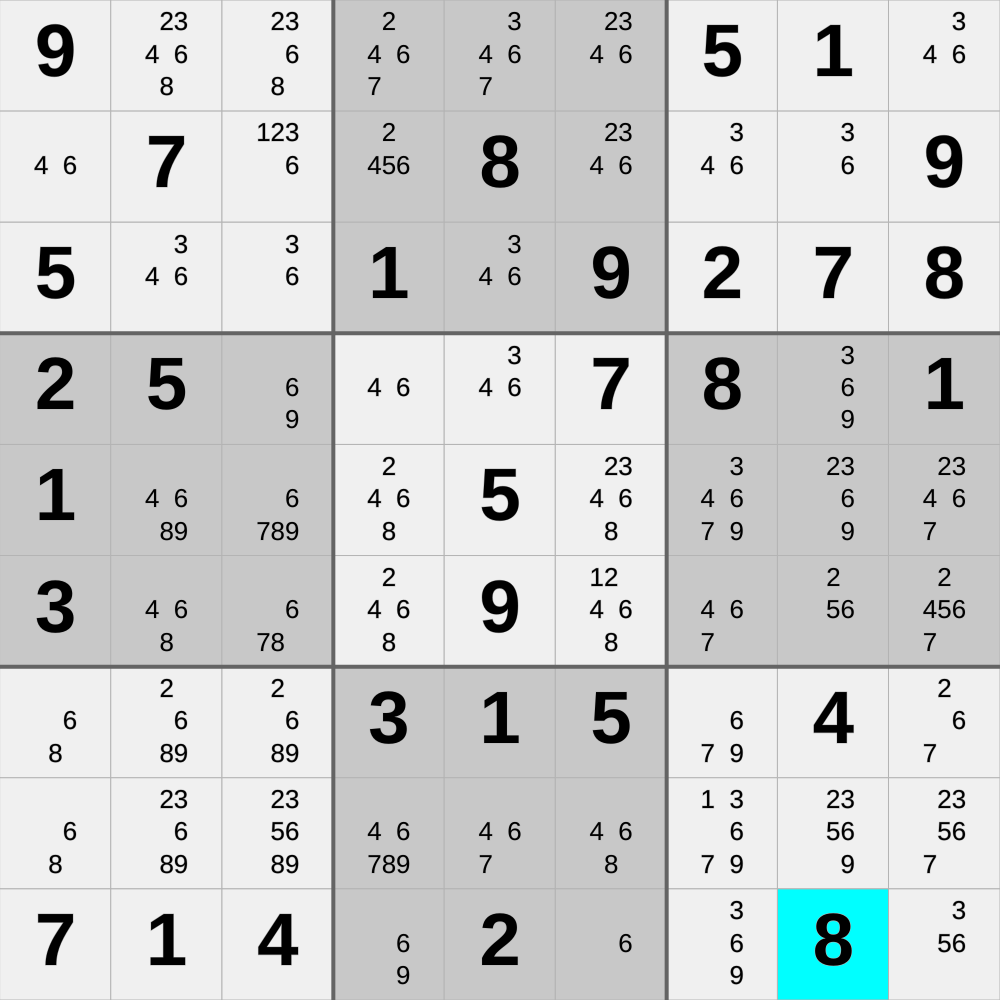
Frame 1 (no input)
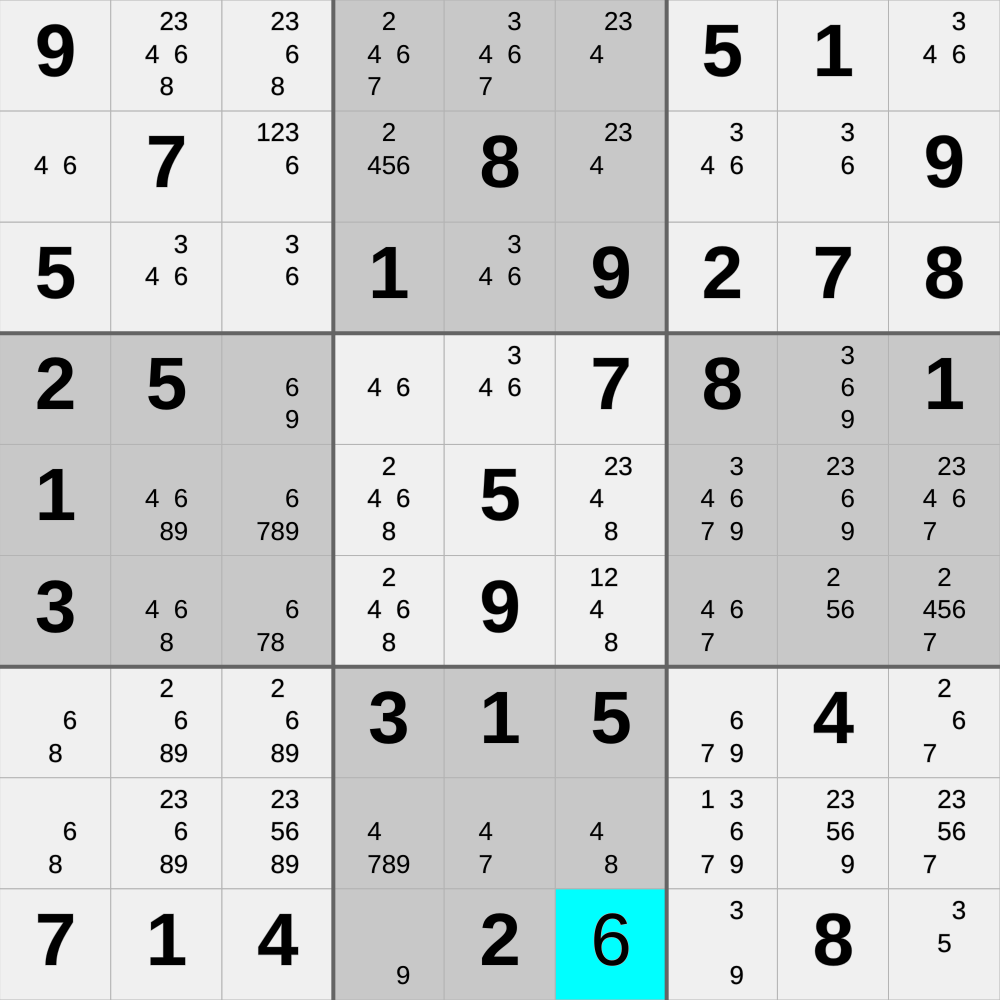
Frame 2 (the mouse pressed at the canvas centre, redrawn once)

The p5.js sketch that drew these frames (run headless with seeded random() and noise() and a simulated clock; the mouse was pressed at the canvas centre and the sketch redrawn once):

// p5.js sketch
// ── sketch.js
let board = [];
let size = 50;
let selected = [5, 5];
let way = 0;

let numbersToFill = [];

function setup() {
  puzzleChoice(1);
  
  if (windowWidth < windowHeight)
    size = windowWidth / 9;
  else
    size = windowHeight / 9;

  createCanvas(size * 9, size * 9);

  for (y = 0; y < 9; y++) {
    for (x = 0; x < 9; x++) {
      let cell = new Cell();
      cell.X = x;
      cell.Y = y;
      board.push(cell);
    }
  }

  for (y = 0; y < 9; y++) {
    for (x = 0; x < 9; x++) {
      let num = numbersToFill[y][x];

      if (num == 0) {
        //writeNumber(x, y, num);
      } else {
        writeConstNumber(x, y, num);
      }
    }
  }

  textAlign(CENTER, CENTER);
  textSize(size * 2 / 3);
  noLoop();
}

function draw() {
  //print("draw");
  background(220);

  for (i = 0; i < board.length; i++) {
    board[i].show(size);
  }

  stroke(100);
  noFill();
  strokeWeight(4);
  rect(-4, size * 3, size * 9 + 8, size * 3);
  rect(size * 3, -4, size * 3, size * 9 + 8);
  strokeWeight(1);

  push();
  stroke(150, 150, 150, 255);
  textSize(size * 1.2);
  //text("@Kooondziu", width / 2, height / 2);
  pop();

  //solve();
}

function mousePressed() {
  switch (way) {
    case 0:
      print("af: " + allField());
      break;
    case 1:
      print("ac: " + allColumns());
      break;
    case 2:
      print("ar: " + allRows());
      break;
    case 3:
      print("as: " + allSquares());
      break;
  }

  draw();

  if (true == true) {
    way++;

    if (way > 3)
      way = 0;
  } else {
    way = 0; 
  }
}

function writeNumber(x, y, number) {
  selected = [x, y];
  let index = (y * 9) + x;
  board[index].write(number);

  for (let i = 0; i < 9; i++) {
    board[(y * 9) + i].possibleNumbers[number - 1] = 0;
    board[(i * 9) + x].possibleNumbers[number - 1] = 0;
  }

  let bigX = int(x / 3);
  let bigY = int(y / 3);

  bigX *= 3;
  bigY *= 3;

  for (let i = bigX; i < (bigX + 3); i++) {
    for (let j = bigY; j < (bigY + 3); j++) {
      board[(j * 9) + i].possibleNumbers[number - 1] = 0;
    }
  }
}

function writeConstNumber(x, y, number) {
  let index = (y * 9) + x;
  board[index].const = true;
  writeNumber(x, y, number);
}

function solve() {
  //print("solve");
  //allSingleCells();
}

function allRows() {
  let succes = false;
  for (let i = 0; i < 9; i++) {
    for (let n = 0; n < 9; n++) {
      succes = row(i, n);
      if (succes == true)
        return true;
    }
  }

  return false;
}

function row(y, number) {
  let index;
  let counter = 0;
  let position = -1;

  for (let i = 0; i < 9; i++) {
    index = (y * 9) + i;

    if (board[index].number == 0) {
      if (board[index].possibleNumbers[number - 1] == 1) {
        counter++;
        position = index;
      }
    }
  }

  if (counter == 1) {
    writeNumber((position % 9), int(position / 9), number);
    print("write x:" + (position % 9) + " y:" + int(position / 9) + " n:" + (number) + " r");
    return true;
  }

  return false;
}

function allColumns() {
  let succes = false;
  for (let i = 0; i < 9; i++) {
    for (let n = 0; n < 9; n++) {
      succes = column(i, n);
      if (succes == true)
        return true;
    }
  }

  return false;
}

function column(x, number) {
  let index;
  let counter = 0;
  let position = -1;

  for (let i = 0; i < 9; i++) {
    index = (i * 9) + x;

    if (board[index].number == 0) {
      if (board[index].possibleNumbers[number - 1] == 1) {
        counter++;
        position = index;
      }
    }
  }

  if (counter == 1) {
    writeNumber((position % 9), int(position / 9), number);
    print("write x:" + (position % 9) + " y:" + int(position / 9) + " n:" + (number) + " c");
    return true;
  }

  return false;
}

function allSquares() {
  let succes = false;
  for (let i = 0; i < 3; i++) {
    for (let j = 0; j < 3; j++) {
      for (let n = 0; n < 9; n++) {
        succes = square(i, j, n);
        if (succes == true)
          return true;
      }
    }
  }
  
  return false; 
}

function square(bigX, bigY, number) {
  bigX *= 3;
  bigY *= 3;
  
  let index;
  let counter = 0;
  let position = -1;

  for (let i = bigX; i < (bigX + 3); i++) {
    for (let j = bigY; j < (bigY + 3); j++) {
      index = (j * 9) + i;

      if (board[index].number == 0) {
        if (board[index].possibleNumbers[number - 1] == 1) {
          counter++;
          position = index;
        }
      }
    }
  }

  if (counter == 1) {
    writeNumber((position % 9), int(position / 9), number);
    print("write x:" + (position % 9) + " y:" + int(position / 9) + " n:" + (number) + " s");
    return true;
  }

  return false;
}

function allField() {
  for (y = 0; y < 9; y++) {
    for (x = 0; x < 9; x++) {
      let index = (y * 9) + x;

      if (board[index].number == 0) {
        let counter = 0;
        let number = 0;

        for (let i = 0; i < 9; i++) {
          if (board[index].possibleNumbers[i] == 1) {
            counter++;
            number = i;
          }
        }

        if (counter == 1) {
          writeNumber(x, y, number + 1);
          print("write x:" + x + " y:" + y + " n:" + (number + 1) + " sc");
          return true;
        }
      }
    }
  }

  return false;
}

class Cell {
  constructor() {
    this.X = 0;
    this.Y = 0;
    this.number = 0; //int(random(9));
    this.const = false;
    this.possibleNumbers = [1, 1, 1, 1, 1, 1, 1, 1, 1];
  }

  write(numberToWrite) {
    this.number = numberToWrite;
  }

  show(size) {
    if ((selected[0] == this.X) && (selected[1] == this.Y)) {
      fill(0, 255, 255);
    } else {
      let bigX = int(this.X / 3);
      let bigY = int(this.Y / 3);

      if (((bigX == 1) || (bigY == 1)) && (bigX != bigY)) {
        fill(200);
      } else {
        fill(240);
      }
    }
    stroke(180);
    rect(this.X * size, this.Y * size, size, size);

    fill(0);
    if (this.const) {
      textStyle(BOLD);
    } else {
      textStyle(NORMAL);
    }
    if (this.number != 0) {
      text(this.number, this.X * size + (size / 2), this.Y * size + (size / 2));
    } else {
      let posNum = "";
      for (let i = 0; i < 9; i++) {
        if (this.possibleNumbers[i] != 0) {
          posNum += (i + 1).toString();
        } else {
          posNum += "  ";
        }

        if (((i % 3) == 2) && (i != 8)) {
          posNum += "\n";
        }
      }

      //print(posNum);

      push();
      textSize(textSize() * 0.35);
      textStyle(NORMAL);
      text(posNum, this.X * size + (size / 2), this.Y * size + (size / 2));
      pop();
    }
  }
}
// ── sudoku.js
function puzzleChoice(which) {
  switch (which) {
    case 0:
      numbersToFill = [
        [0, 2, 6, 0, 0, 0, 0, 0, 3],
        [0, 0, 0, 0, 0, 0, 0, 0, 0],
        [7, 0, 0, 0, 4, 8, 0, 6, 0],

        [0, 7, 0, 0, 0, 1, 0, 0, 0],
        [0, 4, 0, 2, 0, 5, 0, 0, 9],
        [2, 0, 0, 0, 8, 0, 0, 5, 7],

        [5, 0, 8, 0, 0, 0, 0, 0, 0],
        [0, 0, 0, 0, 0, 0, 0, 2, 0],
        [0, 0, 0, 0, 1, 0, 5, 4, 0]
      ]
      break;
    case 1:
      numbersToFill = [
        [9, 0, 0, 0, 0, 0, 5, 1, 0],
        [0, 7, 0, 0, 8, 0, 0, 0, 9],
        [5, 0, 0, 1, 0, 9, 2, 7, 8],

        [2, 5, 0, 0, 0, 7, 8, 0, 1],
        [1, 0, 0, 0, 5, 0, 0, 0, 0],
        [3, 0, 0, 0, 9, 0, 0, 0, 0],

        [0, 0, 0, 3, 1, 5, 0, 4, 0],
        [0, 0, 0, 0, 0, 0, 0, 0, 0],
        [7, 1, 4, 0, 2, 0, 0, 8, 0]
      ]
      break;
    case 2:
      numbersToFill = [
        [5, 0, 8, 4, 0, 0, 3, 0, 1],
        [0, 9, 0, 0, 6, 0, 0, 8, 0],
        [0, 0, 0, 0, 0, 0, 0, 0, 0],

        [6, 0, 0, 0, 0, 0, 1, 0, 0],
        [0, 2, 0, 0, 8, 0, 0, 3, 0],
        [0, 0, 9, 0, 0, 0, 0, 0, 5],

        [0, 0, 0, 0, 0, 0, 0, 0, 0],
        [0, 6, 0, 0, 3, 0, 0, 4, 0],
        [8, 0, 7, 0, 0, 1, 5, 0, 9]
      ]
      break;
  }
}
